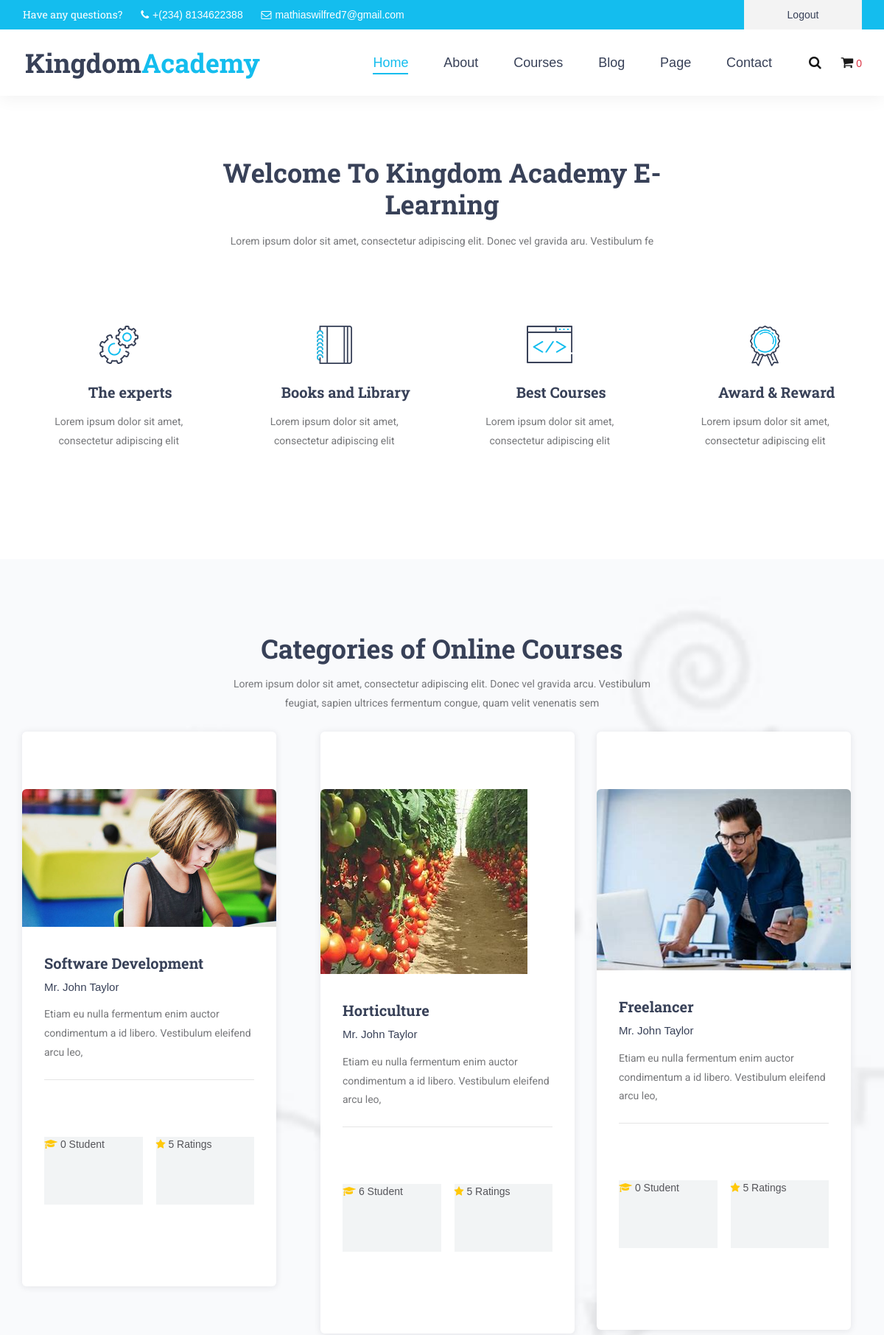
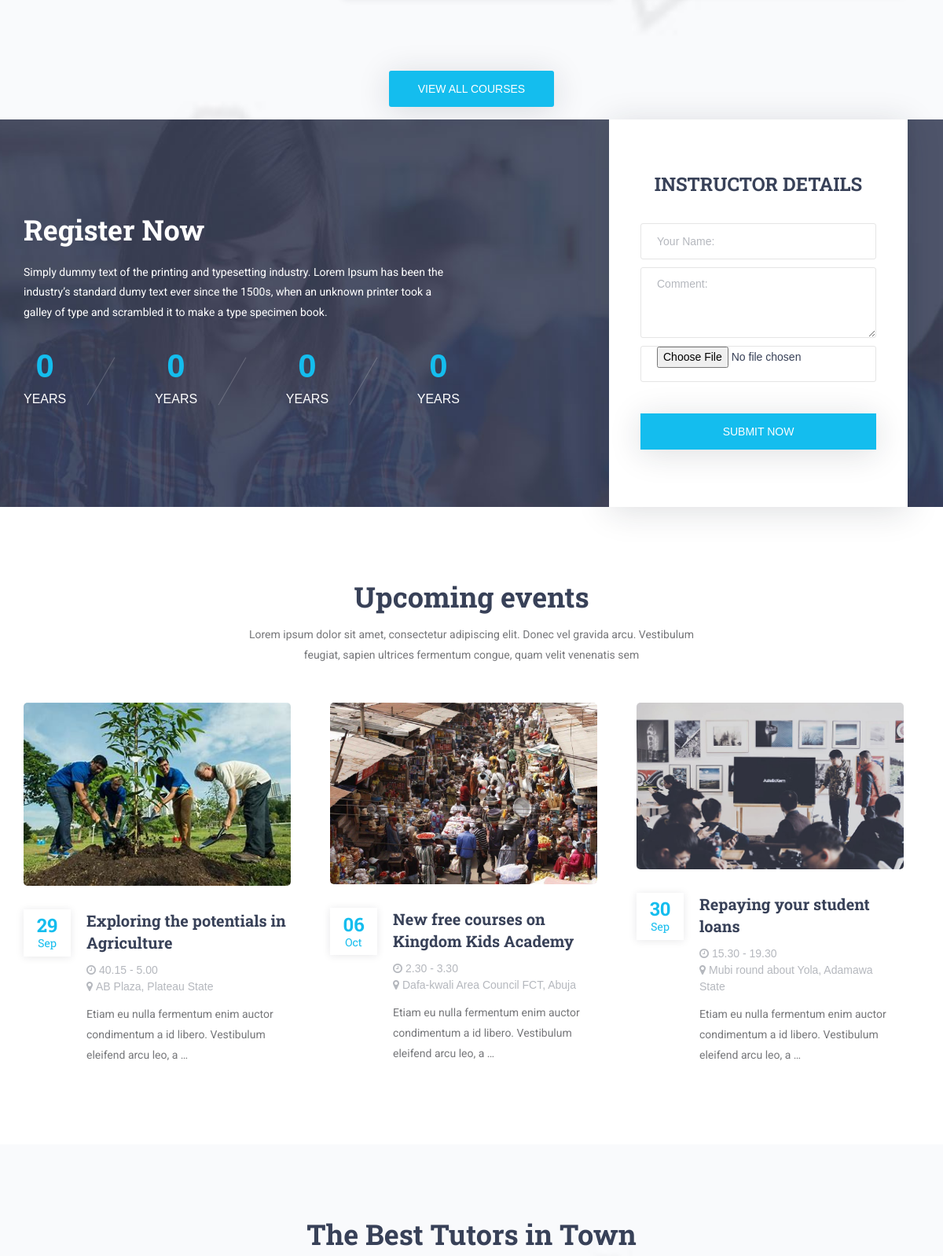
The app's page / (signed in, upper part) with its own data (2 pictures, top to bottom).
### learningApp/models.py (models this page shows, shortened)
class Intro(models.Model):
    welcoming_note = models.CharField(max_length=100, null = True)
    description =models.TextField(max_length=100, null = True)

class Menu(models.Model):
    title = models.CharField(max_length=1000, null = True)
    description =models.TextField(max_length=100, null = True)
    icon =models.ImageField(upload_to='menu_images/')

class Category(models.Model):
    name = models.CharField(max_length=100)
    description = models.TextField(max_length=10000, default = 'description')
    thumbnail = models.ImageField(upload_to='course_thumbnails/', null=True)
    update_date = models.DateTimeField(default=timezone.now)

class upcomingEvent(models.Model):
    title = models.CharField(max_length=1000)
    thumbnail = models.ImageField(upload_to ='events')
    event_date = models.DateTimeField(auto_now_add=True)
    event_date_future = models.DateField(default = timezone.now)
    description = models.TextField(max_length = 10000)
    address = models.CharField(max_length = 500)
    time = models.CharField(max_length = 20, null = True)

### learningApp/views.py (the view, shortened to what this page needs)
# urls.py: path('', views.index, name = 'index'),
def index(request):
    user =request.user
    intro = Intro.objects.first()
    menu = Menu.objects.all()
    events = upcomingEvent.objects.all()[:3]
    instructors = Instructor.objects.all().order_by('-post_date')[:4]
    add_to_cart = EnrollmentNotification.objects.filter(user=user, is_enroll = True).aggregate(counts = Count('enroll'))
    categories_with_enrollment = Category.objects.annotate(enrollment_count=Count('course__enrollment'))
    context = {
        'events':events,
        'intros': intro,
        'menus': menu,
        'categories': categories_with_enrollment,
        'instructors':instructors,
        'cart':add_to_cart,
    }
    return render(request, 'learningApp/index.html', context)

### learningApp/templates/learningApp/index.html (shortened to what this page needs)
{% extends 'base/learningApp/base.html' %}
{% load static %}
{% block content %}
<div class="super_container" style="margin-top:10%;">
	<div class="features">
		<div class="container">
			<div class="row">
				<div class="col">
					<div class="section_title_container text-center">
						<h2 class="section_title">{{ intros.welcoming_note |safe}}</h2>
						<div class="section_subtitle"><p>{{ intros.description |safe}}</p></div>
					</div>
				</div>
			</div>
			<div class="row features_row">
				{% for menu in menus %}
				<div class="col-lg-3 feature_col">
					<div class="feature text-center trans_400">
						<div class="feature_icon"><img src="{{ menu.icon.url}}" alt=""></div>
						<h3 class="feature_title">{{ menu.title |safe}}</h3>
						<div class="feature_text"><p>{{ menu.description |safe}}</p></div>
					</div>
				</div>
				{% endfor %}
			</div>
		</div>
	</div>
	<div class="courses">
		<div class="section_background parallax-window" data-parallax="scroll" data-image-src="{% static 'learningApp/images/courses_background.jpg' %}" data-speed="0.8"></div>
		<div class="container">
			<div class="row">
				<div class="col">
					<div class="section_title_container text-center">
						<h2 class="section_title">Categories of Online Courses</h2>
						<div class="section_subtitle"><p>Lorem ipsum dolor sit amet, consectetur adipiscing elit. Donec vel gravida arcu. Vestibulum feugiat, sapien ultrices fermentum congue, quam velit venenatis sem</p></div>
					</div>
				</div>
			</div>
			<div class="row courses_row">
				{% for category in categories %}
				<div class="col-lg-4 course_col">
					<div class="course">
						<div class="course_image"><img src="{{ category.thumbnail.url }}" alt=""></div>
						<div class="course_body">
							<h3 class="course_title"><a href="{% url 'category_detail' category.id %}">{{ category.name }}</a></h3>
							<div class="course_teacher">Mr. John Taylor</div>
							<div class="course_text">
								<p>{{ category.description | truncatewords:50}}</p>
							</div>
						</div>
						<div class="course_footer">
							<div class="course_footer_content d-flex flex-row align-items-center justify-content-start">
								<div class="course_info">
									<i class="fa fa-graduation-cap" aria-hidden="true"></i>
									<span>{{category.enrollment_count}} Student</span>
								</div>
								<div class="course_info">
									<i class="fa fa-star" aria-hidden="true"></i>
									<span>5 Ratings</span>
								</div>
							</div>
						</div>
					</div>
				</div>
				{% endfor %}
			<div class="row mx-auto mb-3">
				<div class="col">
					<div class="courses_button trans_200"><a href="{% url 'all_courses' %}">view all courses</a></div>
				</div>
			</div>
		</div>
	</div>
	{% if user.is_instructor %}
	<div class="counter">
		<div class="counter_background" style="background-image:url({% static 'learningApp/images/counter_background.jpg' %})"></div>
		<div class="container">
			<div class="row">
				<div class="col-lg-6">
					<div class="counter_content">
						<h2 class="counter_title">Register Now</h2>
						<div class="counter_text"><p>Simply dummy text of the printing and typesetting industry. Lorem Ipsum has been the industry’s standard dumy text ever since the 1500s, when an unknown printer took a galley of type and scrambled it to make a type specimen book.</p></div>
						<div class="milestones d-flex flex-md-row flex-column align-items-center justify-content-between">
							<div class="milestone">
								<div class="milestone_counter" data-end-value="15">0</div>
								<div class="milestone_text">years</div>
							</div>
							<div class="milestone">
								<div class="milestone_counter" data-end-value="120" data-sign-after="k">0</div>
								<div class="milestone_text">years</div>
							</div>
							<div class="milestone">
								<div class="milestone_counter" data-end-value="670" data-sign-after="+">0</div>
								<div class="milestone_text">years</div>
							</div>
							<div class="milestone">
								<div class="milestone_counter" data-end-value="320">0</div>
								<div class="milestone_text">years</div>
							</div>
						</div>
					</div>
				</div>
			</div>
			<div class="counter_form">
				<div class="row fill_height">
					<div class="col fill_height">
						<form class="counter_form_content d-flex flex-column align-items-center justify-content-center" action="." method="post" enctype="multipart/form-data">
							<div class="counter_form_title">Instructor Details</div>
							<input type="text" class="counter_input" name = "name" placeholder="Your Name:" required="required">
							<textarea class="counter_input counter_text_input" name="comment" placeholder="Comment:" required="required"></textarea>
							<input type="file" class="counter_input" name="photo" placeholder="Photo:" required="required">
							<button type="submit" class="counter_form_button">submit now</button>
						</form>
					</div>
				</div>
			</div>
		</div>
	</div>
	{% endif %}
{% include 'base/learningApp/event.html' %}
{% endblock %}

### learningApp/templates/base/learningApp/event.html (shortened to what this page needs)
{% load static %}
<div class="events">
	<div class="container">
		<div class="row">
			<div class="col">
				<div class="section_title_container text-center">
					<h2 class="section_title">Upcoming events</h2>
					<div class="section_subtitle"><p>Lorem ipsum dolor sit amet, consectetur adipiscing elit. Donec vel gravida arcu. Vestibulum feugiat, sapien ultrices fermentum congue, quam velit venenatis sem</p></div>
				</div>
			</div>
		</div>
		<div class="row events_row">
			{% for event in events %}
			<div class="col-lg-4 event_col">
				<div class="event event_left">
					<div class="event_image"><img src="{{ event.thumbnail.url }}" alt=""></div>
					<div class="event_body d-flex flex-row align-items-start justify-content-start">
						<div class="event_date">
							<div class="d-flex flex-column align-items-center justify-content-center trans_200">
								<div class="event_day trans_200">{{ event.event_date_future|date:"d" }}</div>
								<div class="event_month trans_200">{{ event.event_date_future|date:"M" }}</div>
							</div>
						</div>
						<div class="event_content">
							<div class="event_title"><a href="#">{{ event.title }}</a></div>
							<div class="event_info_container">
								<div class="event_info"><i class="fa fa-clock-o" aria-hidden="true"></i><span>{{ event.time }}</span></div>
								<div class="event_info"><i class="fa fa-map-marker" aria-hidden="true"></i><span>{{ event.address }}</span></div>
								<div class="event_text">
									<p>{{ event.description | truncatewords:15 }}</p>
								</div>
							</div>
						</div>
					</div>
				</div>
			</div>
			{% endfor %}
		</div>
	</div>
</div>
<div class="team">
	<div class="team_background parallax-window" data-parallax="scroll" data-image-src="{% static 'learningApp/images/team_background.jpg' %}" data-speed="0.8"></div>
	<div class="container">
		<div class="row">
			<div class="col">
				<div class="section_title_container text-center">
					<h2 class="section_title">The Best Tutors in Town</h2>
				</div>
			</div>
		</div>
	</div>
</div>

### learningApp/static/learningApp/styles/courses.css (style rules this page uses)
* { margin: 0; padding: 0; -webkit-font-smoothing: antialiased; -webkit-text-shadow: rgba(0,0,0,.01) 0 0 1px; text-shadow: rgba(0,0,0,.01) 0 0 1px; }
body { font-family: 'Roboto', sans-serif; font-size: 14px; font-weight: 400; background: #FFFFFF; color: #a5a5a5; }
div { display: block; position: relative; -webkit-box-sizing: border-box; -moz-box-sizing: border-box; box-sizing: border-box; }
p { font-family: 'Roboto', sans-serif; font-size: 14px; line-height: 1.85; font-weight: 400; color: #76777a; -webkit-font-smoothing: antialiased; -webkit-text-shadow: rgba(0,0,0,.01) 0 0 1px; text-shadow: rgba(0,0,0,.01) 0 0 1px; }
p:last-of-type { margin-bottom: 0; }
a, a:hover, a:visited, a:active, a:link { text-decoration: none; -webkit-font-smoothing: antialiased; -webkit-text-shadow: rgba(0,0,0,.01) 0 0 1px; text-shadow: rgba(0,0,0,.01) 0 0 1px; }
h2 { font-size: 36px; }
h3 { font-size: 24px; }
h1, h2, h3, h4, h5, h6 { font-family: 'Roboto Slab', serif; font-weight: 700; -webkit-font-smoothing: antialiased; -webkit-text-shadow: rgba(0,0,0,.01) 0 0 1px; text-shadow: rgba(0,0,0,.01) 0 0 1px; color: #384158; margin-bottom: 0; }
.trans_200 { -webkit-transition: all 200ms ease; -moz-transition: all 200ms ease; -ms-transition: all 200ms ease; -o-transition: all 200ms ease; transition: all 200ms ease; }
.trans_400 { -webkit-transition: all 400ms ease; -moz-transition: all 400ms ease; -ms-transition: all 400ms ease; -o-transition: all 400ms ease; transition: all 400ms ease; }
.fill_height { height: 100%; }
.super_container { width: 100%; overflow: hidden; }
.parallax-window { min-height: 400px; background: transparent; }
.section_title_container { max-width: 600px; margin: 0 auto; }
.section_title { line-height: 0.75; }
.section_subtitle { line-height: 1.85; margin-top: 22px; }
.section_background { position: absolute; top: 0; left: 0; width: 100%; height: 100%; }
.courses { width: 100%; padding-top: 100px; padding-bottom: 100px; }
.courses_row { margin-top: 25px; }
.course_col { margin-bottom: 51px; }
.course { width: 100%; border-radius: 6px; background: #FFFFFF; box-shadow: 0px 1px 10px rgba(29,34,47,0.1); }
.course_col:nth-child(odd) { padding-right: 30px; }
.course_col:nth-child(even) { padding-left: 30px; }
.course_image { width: 100%; border-top-left-radius: 6px; border-top-right-radius: 6px; overflow: hidden; }
.course_image img { max-width: 100%; }
.course_body { padding-top: 22px; padding-left: 30px; padding-right: 30px; padding-bottom: 23px; }
.course_title a { font-family: 'Roboto Slab', serif; font-size: 20px; color: #384158; -webkit-transition: all 200ms ease; -moz-transition: all 200ms ease; -ms-transition: all 200ms ease; -o-transition: all 200ms ease; transition: all 200ms ease; }
.course_teacher { font-size: 15px; font-weight: 400; color: #384158; margin-top: 6px; }
.course_text { margin-top: 13px; }
.course_footer { padding-left: 30px; padding-right: 30px; }
.course_footer_content { width: 100%; border-top: solid 1px #e5e5e5; padding-top: 9px; padding-bottom: 11px; }
.course_info { display: inline-block; font-size: 14px; font-weight: 400; color: #55555a; }
.course_info:first-child { margin-right: 18px; }
.course_info i { color: #ffc80a; }
.courses_button { width: 210px; height: 46px; border-radius: 3px; background: #14bdee; text-align: center; margin: 0 auto; margin-top: 41px; box-shadow: 0px 5px 40px rgba(29,34,47,0.15); }
.courses_button a { display: block; font-size: 14px; font-weight: 500; text-transform: uppercase; line-height: 46px; color: #FFFFFF; }

### learningApp/static/learningApp/styles/quiz.css (style rules this page uses)
body { background-color:#eee; }

### learningApp/static/learningApp/styles/certificate.css (style rules this page uses)
body { font-family: 'Helvetica', sans-serif; background-color: #f5f5f5; margin: 0; padding: 0; }

### records on screen
Intro: welcoming_note "Welcome To Kingdom Academy E-Learning", description "Lorem ipsum dolor sit amet, consectetur adipiscing elit. Donec vel gravida aru. Vestibulum fe"
Menu: icon (picture), title "The experts", description "Lorem ipsum dolor sit amet, consectetur adipiscing elit"
Menu: icon (picture), title "Books and Library", description "Lorem ipsum dolor sit amet, consectetur adipiscing elit"
Menu: icon (picture), title "Best Courses", description "Lorem ipsum dolor sit amet, consectetur adipiscing elit"
Menu: icon (picture), title "Award & Reward", description "Lorem ipsum dolor sit amet, consectetur adipiscing elit"
Category: thumbnail (picture), name "Software Development", description "Etiam eu nulla fermentum enim auctor condimentum a id libero. Vestibulum eleifend arcu leo,", enrollment_count "0"
Category: thumbnail (picture), name "Horticulture", description "Etiam eu nulla fermentum enim auctor condimentum a id libero. Vestibulum eleifend arcu leo,", enrollment_count "6"
Category: thumbnail (picture), name "Freelancer", description "Etiam eu nulla fermentum enim auctor condimentum a id libero. Vestibulum eleifend arcu leo,", enrollment_count "0"
upcomingEvent: thumbnail (picture), event_date_future "29", event_date_future "Sep", title "Exploring the potentials in Agriculture", time "40.15 - 5.00", address "AB Plaza, Plateau State", description "Etiam eu nulla fermentum enim auctor condimentum a id libero. Vestibulum eleifend arcu leo, a …"
upcomingEvent: thumbnail (picture), event_date_future "06", event_date_future "Oct", title "New free courses on Kingdom Kids Academy", time "2.30 - 3.30", address "Dafa-kwali Area Council FCT, Abuja", description "Etiam eu nulla fermentum enim auctor condimentum a id libero. Vestibulum eleifend arcu leo, a …"
upcomingEvent: thumbnail (picture), event_date_future "30", event_date_future "Sep", title "Repaying your student loans", time "15.30 - 19.30", address "Mubi round about Yola, Adamawa State", description "Etiam eu nulla fermentum enim auctor condimentum a id libero. Vestibulum eleifend arcu leo, a …"

### other values on screen
{{ cart.counts }} "0"
